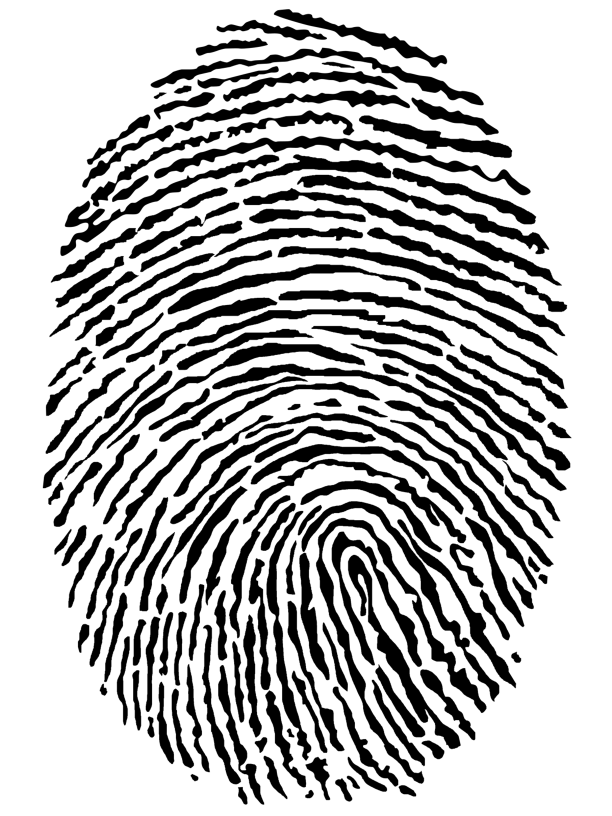
#> input picture lab_11/Thumb.png, 1224 x 1632 px, found by its file name (shown at 1/2 size)
$ python lab_11.py
#> lines starting #> are read from the running program, lines starting #| are printed output that depends on the picture; after the words box and inside, x2 and y2 are one past the last pixel; in counts of white or black regions, pixels touching at a corner belong together
# To create an opencv-python program to skeletonize a given RGB/grayscale image.
import numpy as np
import cv2

img = cv2.imread(r'D:\Academy\fourth_year_2nd_semester\lab\image_processing\practice\problem_11\Thumb.png',0)
#> img: shape (1632, 1224); min 0, max 255, mean 184.4
ret,img = cv2.threshold(img,127,255,cv2.THRESH_BINARY)
#> img: shape (1632, 1224); 72.3% white; 151 black regions, largest, box (x1, y1, x2, y2) and area: (632, 1036, 973, 1567) 18063, (308, 272, 1061, 391) 12852, (486, 376, 1124, 571) 12576

# Function for skeletonizing the image
def findSkeleton(im):
    element = cv2.getStructuringElement(cv2.MORPH_CROSS,(3,3))
    out = np.zeros(im.shape,np.uint8)

    flag = 0
    while(not flag):
        eroded = cv2.erode(im, element)
        opened = cv2.dilate(eroded, element)
        opened = cv2.subtract(im,opened)
        out = cv2.bitwise_or(out,opened)
        im = eroded.copy()
        zeros = img.size - cv2.countNonZero(im)
        flag = 1 if (zeros == img.size) else 0
#> this loop made 469 passes
#> zeros on passes 1 to 3: 624117, 696121, 768173
#> pass 1, in findSkeleton, `eroded = cv2.erode(im, element)`:
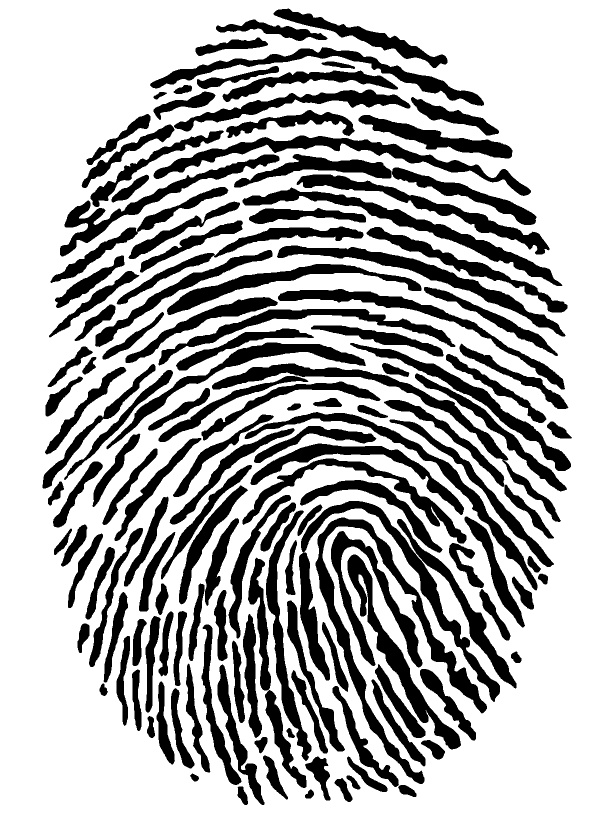
#> eroded: shape (1632, 1224) (shown at 1/2 size); 68.8% white; 145 black regions, largest, box (x1, y1, x2, y2) and area: (631, 1035, 974, 1568) 20176, (598, 1002, 1000, 1404) 17780, (307, 271, 1062, 392) 14410
#> pass 1, in findSkeleton, `opened = cv2.subtract(im,opened)`:
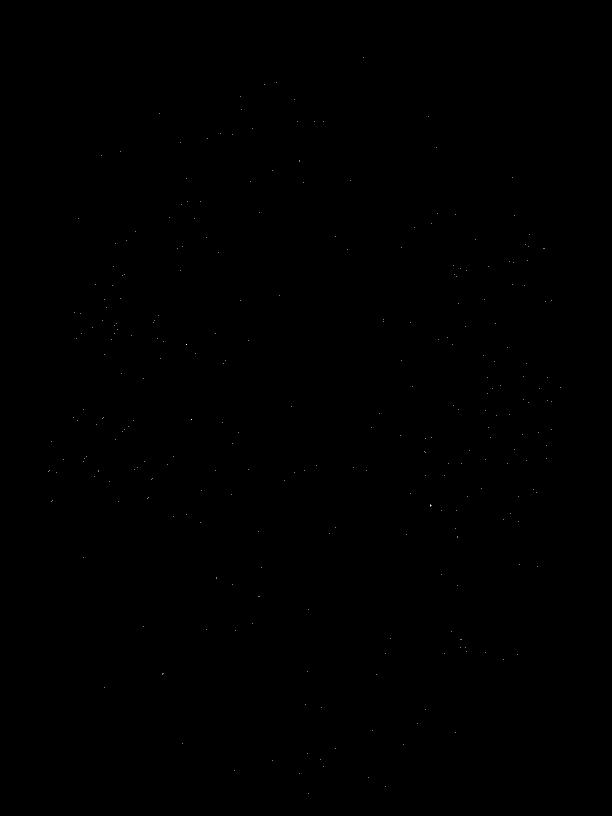
#> opened: shape (1632, 1224) (shown at 1/2 size); 0.01% white in thin lines or dots, all inside (x1, y1, x2, y2) = (96, 114, 1121, 1588)
#> pass 2, in findSkeleton, `eroded = cv2.erode(im, element)`:
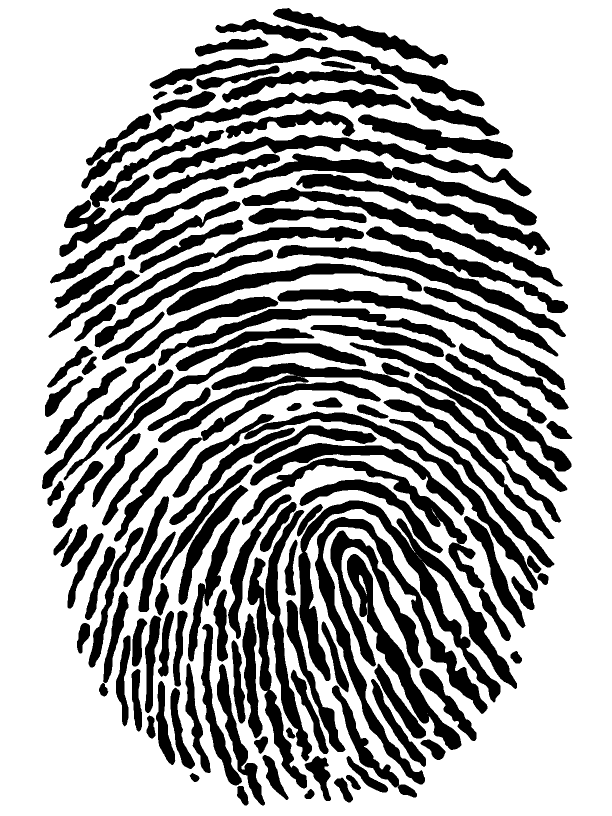
#> eroded: shape (1632, 1224) (shown at 1/2 size); 65.2% white; 136 black regions, largest, box (x1, y1, x2, y2) and area: (597, 1001, 1034, 1405) 28177, (630, 1034, 975, 1569) 22289, (316, 726, 1123, 1045) 20329
#> after the loop: eroded: shape (1632, 1224); every value is 0
#> after the loop:
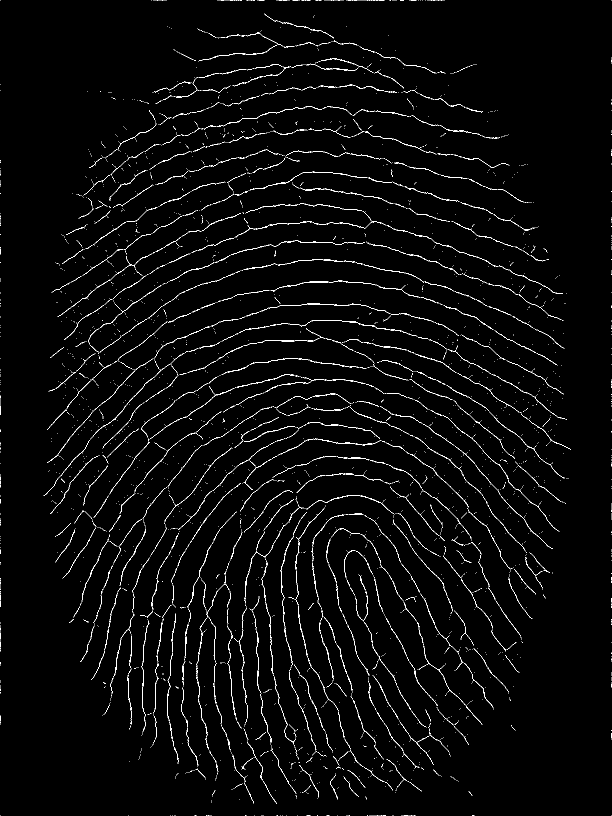
#> out: shape (1632, 1224) (shown at 1/2 size); 2.4% white in thin lines or dots
    return out

output = findSkeleton(img)

kernel = np.ones((3,3),np.uint8)
output = cv2.dilate(output,kernel)
#> output: shape (1632, 1224); 8.6% white; 1009 white regions (730 under 20 px), largest, box (x1, y1, x2, y2) and area: (86, 560, 1143, 1158) 29708, (114, 405, 1130, 708) 15679, (146, 786, 1107, 1325) 9293
output = cv2.medianBlur(output, 5)
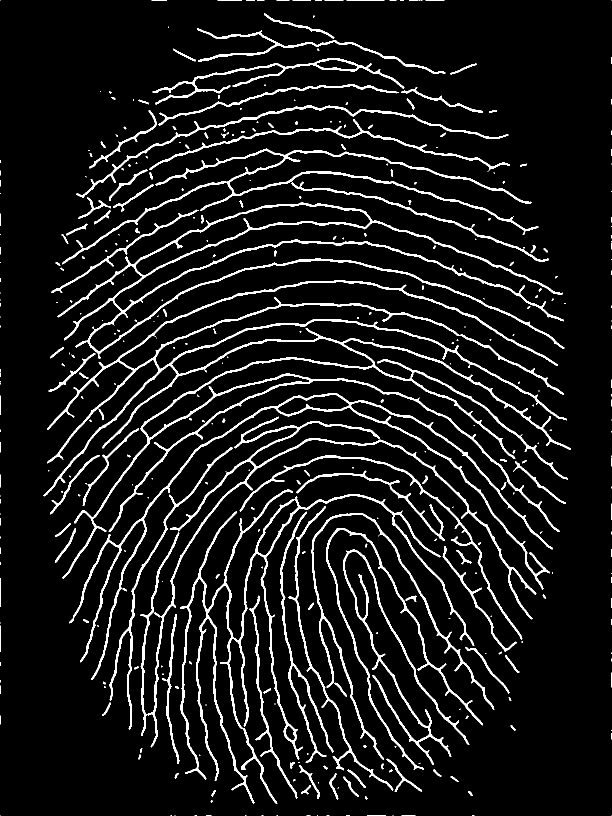
#> output: shape (1632, 1224) (shown at 1/2 size); 8.2% white; 395 white regions (211 under 20 px), largest, box (x1, y1, x2, y2) and area: (87, 560, 1142, 1157) 31712, (360, 979, 949, 1608) 15991, (115, 405, 1129, 710) 15810
ret,thresh = cv2.threshold(output,127,255,cv2.THRESH_BINARY_INV)
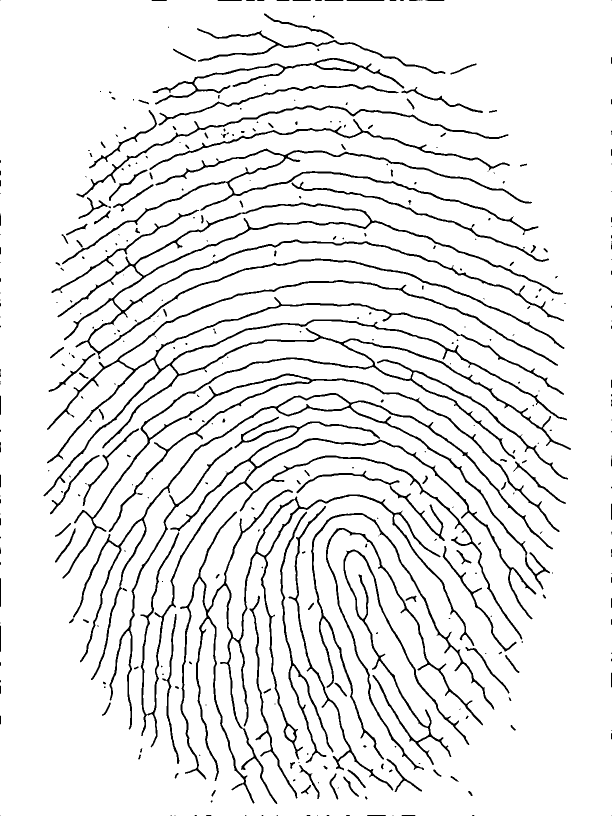
#> thresh: shape (1632, 1224) (shown at 1/2 size); 91.8% white; 395 black regions (211 under 20 px), largest, box (x1, y1, x2, y2) and area: (87, 560, 1142, 1157) 31712, (360, 979, 949, 1608) 15991, (115, 405, 1129, 710) 15810

res = np.hstack((img, thresh))
#> res: shape (1632, 2448); 82.1% white; 546 black regions (211 under 20 px), largest, box (x1, y1, x2, y2) and area: (1311, 560, 2366, 1157) 31712, (632, 1036, 973, 1567) 18063, (1584, 979, 2173, 1608) 15991
cv2.imshow("output", cv2.resize(res, dsize=None,fx=0.4, fy=0.4))
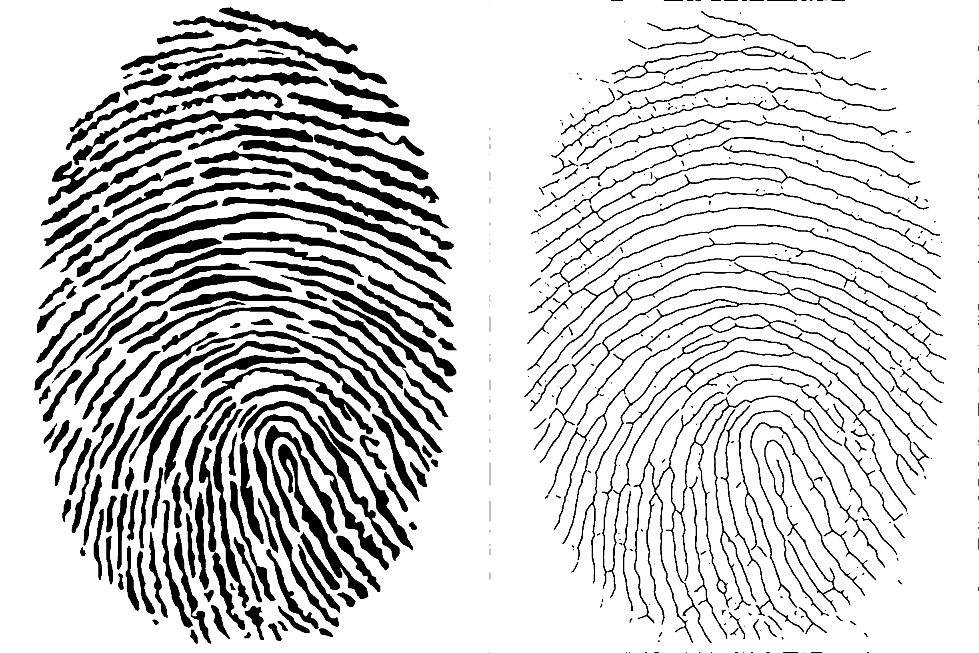
#> window 'output': shape (653, 979); min 0, max 255, mean 209.4
cv2.imwrite("task1_output.png", res)
cv2.waitKey(0)
